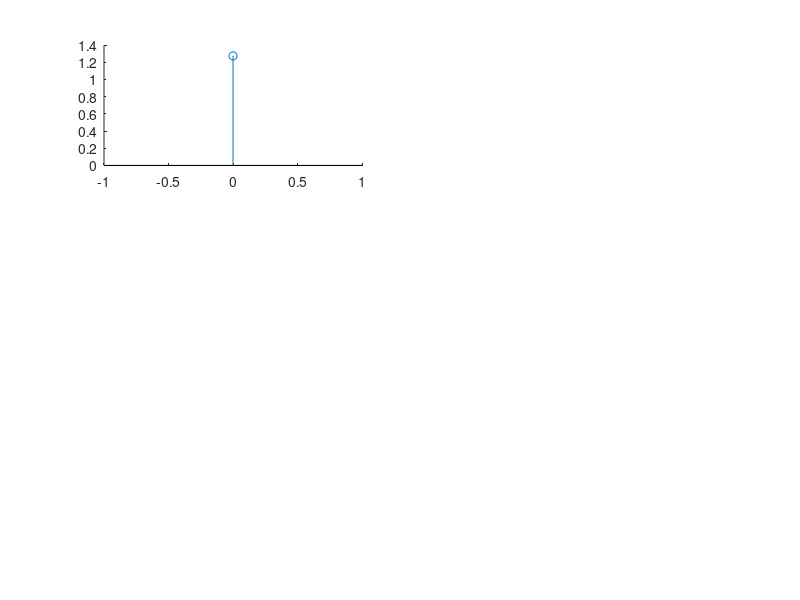

This figure's MATLAB source: (Note: this script raises an error after producing the figure.)
figure(2)

t = -1:0.01:1;
p=1;
for i = [1,3,5,10,50,500]
    subplot(3,2,p)                     % Make a 6x6 subplot
    hold on;
    totalwave = 0;
    v=0;                               %V represents the position on the x axis.
    for k = 1:2:2*i                    %We do 2*i to make sure the numbers are odd, i.e if i = 50, we get 50 odd numbers from 1 to 100.
        totalwave =  (1/k);            %The maximum value of Sin is 1.
        totalwave = (4*totalwave)/pi;
        stem(v,totalwave);             %Stem plot needed for frequency domain.
        v = v+1;                       %Increment v by 1 to make sure the lines aren't on the same x value 
    end
    title("Approximation with " + i + " sin functions");
     p = p+1;                           %Move on to next value of p
end